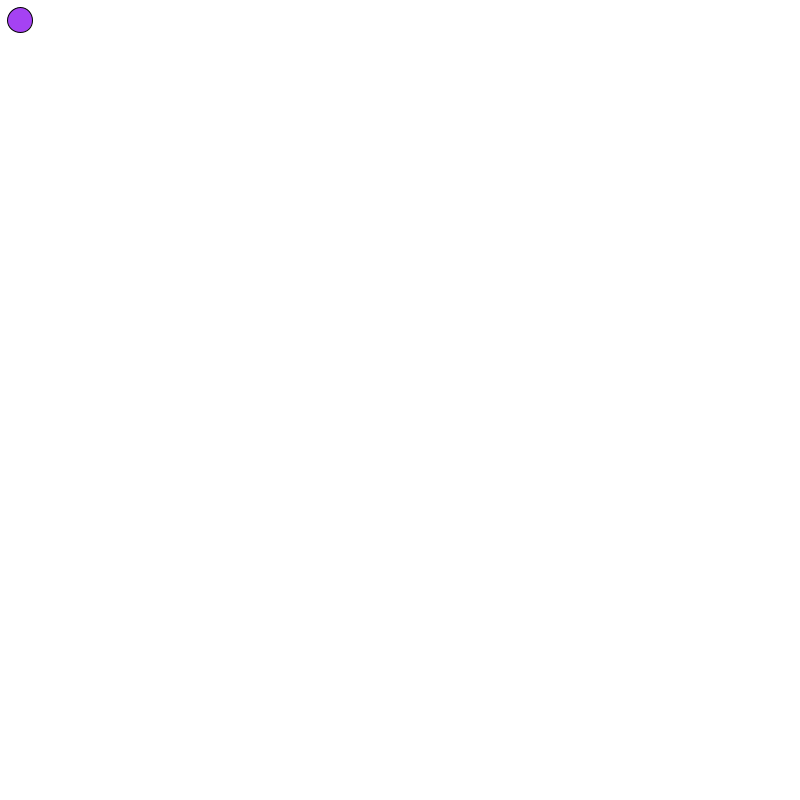
Frame 1 (no input)
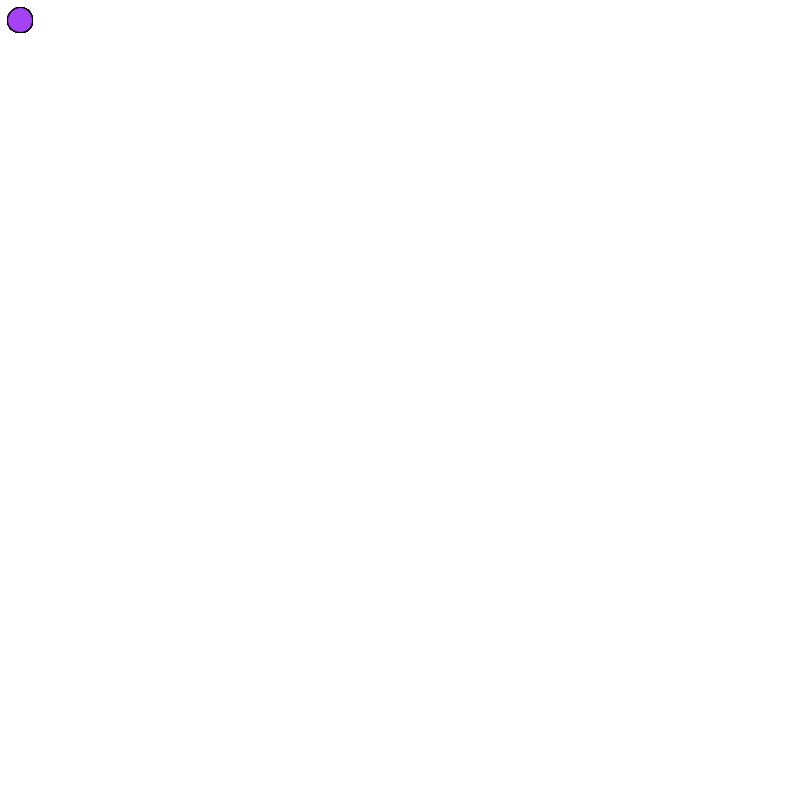
Frame 60 (the mouse pressed at the canvas centre just before this capture)
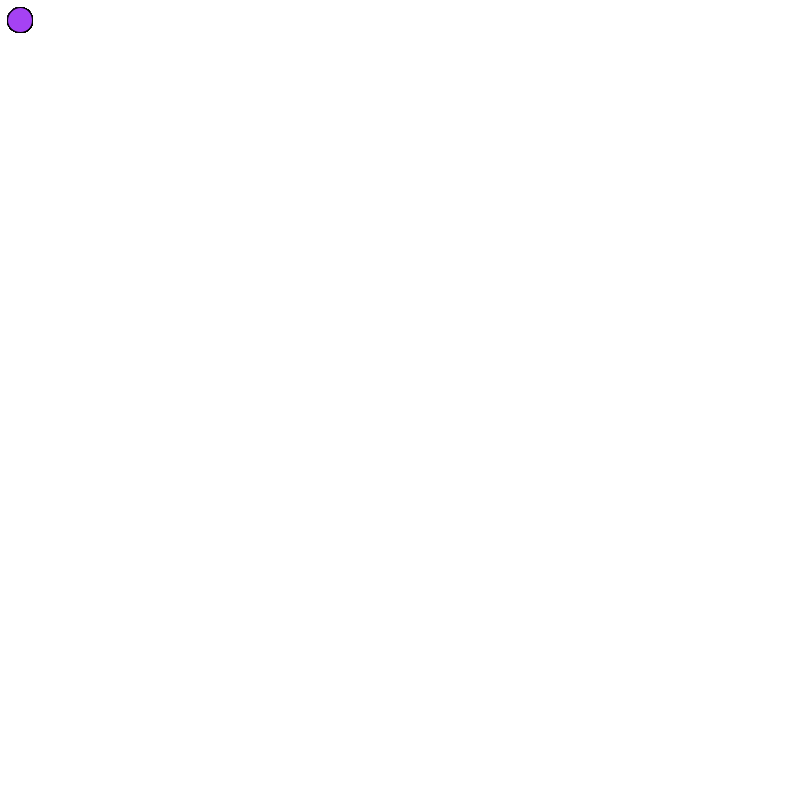
Frame 120 (the mouse held since frame 60 and released just before this capture)

The Processing sketch that drew these frames (run headless with seeded random() and noise(); from frame 60 on, the mouse is pressed at the canvas centre):

// Processing sketch: FinalProj
// ── FinalProj.pde
void setup ()
{
 size (800,800); 
 background (255);
 fill (random(256),random(256),random(256));
 
}

void draw ()
{
 ellipse (20,20,25,25); 
}
